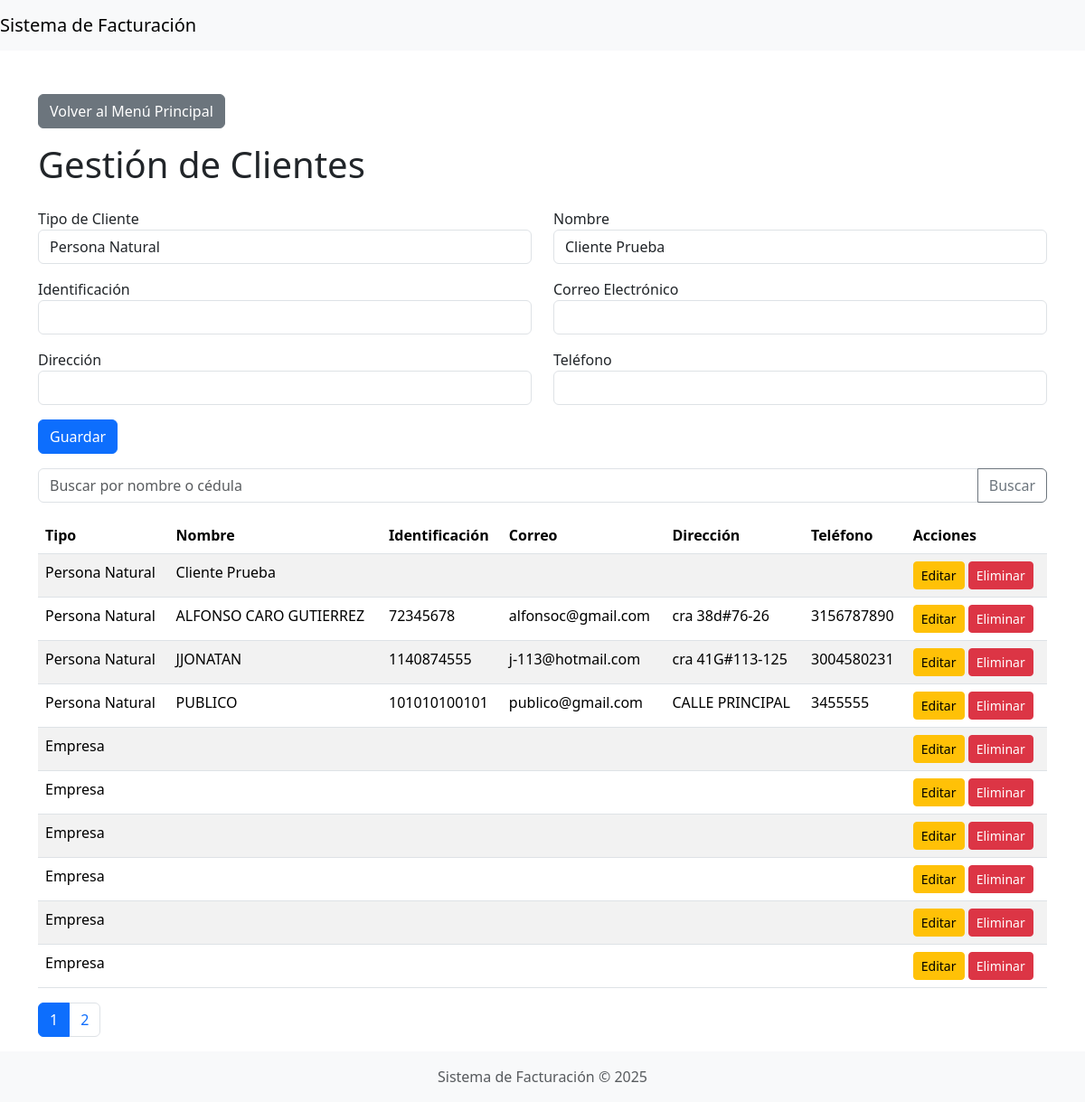
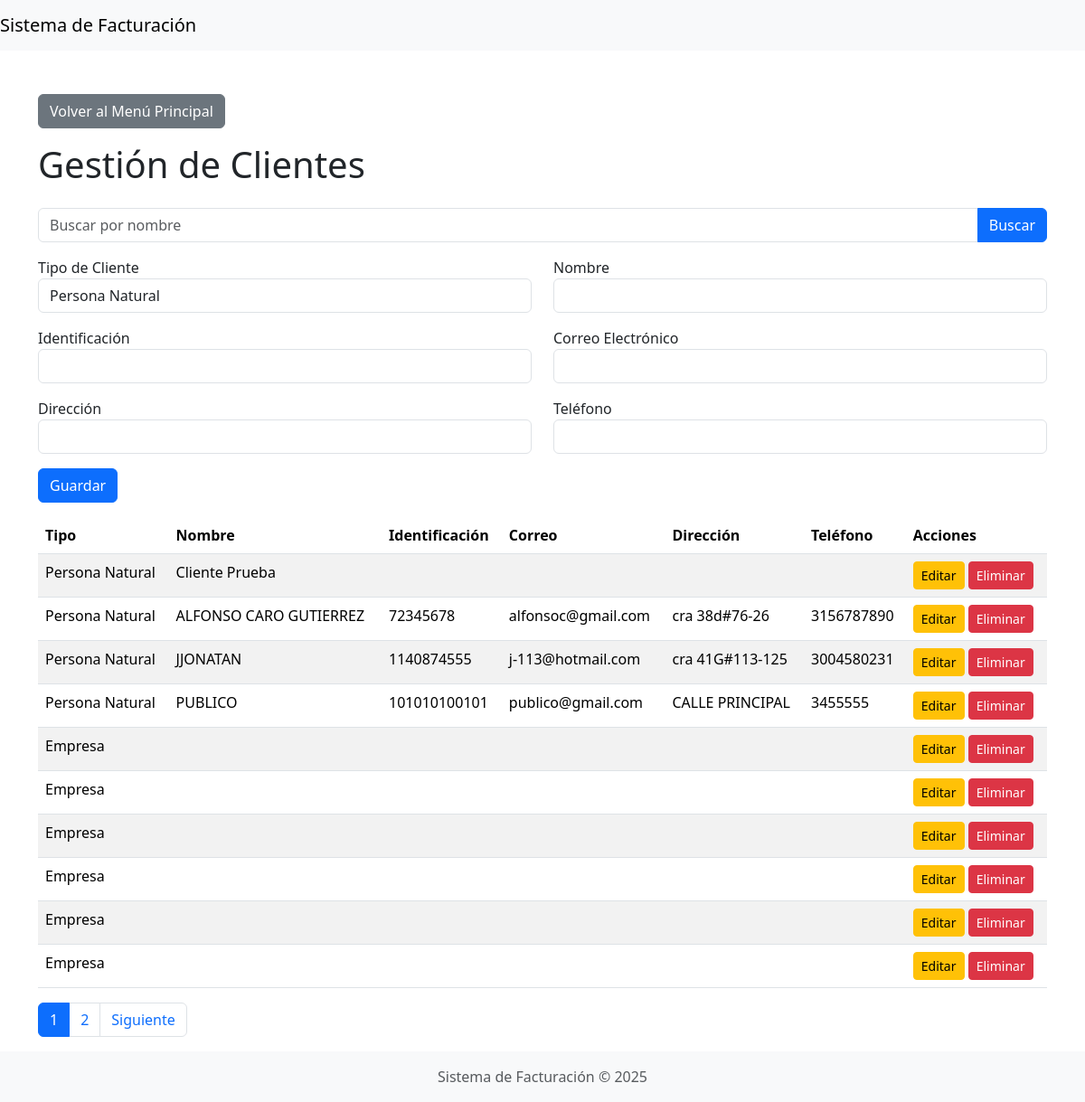
The page /clientes/clientes_paginacion.php?editar=1 on the database its author committed (2 pictures, top to bottom).
### tables this page shows
CREATE TABLE `clientes` (
  `id` int(11) NOT NULL AUTO_INCREMENT,
  `tipo` enum('natural','empresa') NOT NULL,
  `nombre` varchar(255) NOT NULL,
  `identificacion` varchar(50) NOT NULL,
  `correo` varchar(100) DEFAULT NULL,
  `direccion` varchar(255) DEFAULT NULL,
  `telefono` varchar(50) DEFAULT NULL,
  PRIMARY KEY (`id`)
);

### db.php (called while the page is built, shortened)
<?php
if (!class_exists('Database')) {
    class Database
    {
        private $conn;
        public function __construct()
        {
            $this->conn = new mysqli(DB_HOST, DB_USER, DB_PASS, DB_NAME);
        }
        public function query($sql)
        {
            return $this->conn->query($sql);
        }
    }
}

### clientes/clientes_paginacion.php (the view, shortened to what this page needs)
<?php
include 'clientes.php';
$pagina = isset($_GET['pagina']) ? (int)$_GET['pagina'] : 1;
$porPagina = 10;
$busqueda = isset($_GET['busqueda']) ? $_GET['busqueda'] : '';
$sql = "SELECT * FROM clientes";
$sql .= " LIMIT " . ($pagina - 1) * $porPagina . ", $porPagina";
$clientes = $db->query($sql);
$totalRegistros = $db->query("SELECT COUNT(*) as total FROM clientes" . (!empty($busqueda) ? " WHERE nombre LIKE '%$busqueda%'" : ""))->fetch_assoc()['total'];
$totalPaginas = ceil($totalRegistros / $porPagina);
?>
<?php include '../includes/header.php'; ?>
<div class="container mt-5">
    <a href="../index.php" class="btn btn-secondary mb-3">Volver al Menú Principal</a>
    <h1 class="mb-4">Gestión de Clientes</h1>
    <form method="GET" class="mb-3">
        <div class="input-group">
            <input type="text" name="busqueda" class="form-control" placeholder="Buscar por nombre" value="<?php echo $busqueda; ?>">
            <button type="submit" class="btn btn-primary">Buscar</button>
        </div>
    </form>
    <form method="POST" class="mb-3">
        <div class="row">
            <div class="col-md-6">
                <div class="form-group">
                    <label>Tipo de Cliente</label>
                    <select name="tipo" class="form-control" required>
                        <option value="natural">Persona Natural</option>
                    </select>
                </div>
            </div>
            <div class="col-md-6">
                <div class="form-group">
                    <label>Nombre</label>
                    <input type="text" name="nombre" class="form-control" required>
                </div>
            </div>
        </div>
        <div class="row mt-3">
            <div class="col-md-6">
                <div class="form-group">
                    <label>Identificación</label>
                    <input type="text" name="identificacion" class="form-control" required>
                </div>
            </div>
            <div class="col-md-6">
                <div class="form-group">
                    <label>Correo Electrónico</label>
                    <input type="email" name="correo" class="form-control">
                </div>
            </div>
        </div>
        <div class="row mt-3">
            <div class="col-md-6">
                <div class="form-group">
                    <label>Dirección</label>
                    <input type="text" name="direccion" class="form-control">
                </div>
            </div>
            <div class="col-md-6">
                <div class="form-group">
                    <label>Teléfono</label>
                    <input type="text" name="telefono" class="form-control">
                </div>
            </div>
        </div>
        <button type="submit" class="btn btn-primary mt-3">Guardar</button>
    </form>
    <table class="table table-striped">
        <thead>
            <tr>
                <th>Tipo</th>
                <th>Nombre</th>
                <th>Identificación</th>
                <th>Correo</th>
                <th>Dirección</th>
                <th>Teléfono</th>
                <th>Acciones</th>
            </tr>
        </thead>
        <tbody>
            <?php while ($cliente = $clientes->fetch_assoc()): ?>
                <tr>
                    <td><?php echo $cliente['tipo'] == 'natural' ? 'Persona Natural' : 'Empresa'; ?></td>
                    <td><?php echo $cliente['nombre']; ?></td>
                    <td><?php echo $cliente['identificacion']; ?></td>
                    <td><?php echo $cliente['correo']; ?></td>
                    <td><?php echo $cliente['direccion']; ?></td>
                    <td><?php echo $cliente['telefono']; ?></td>
                    <td>
                        <a href="?editar=<?php echo $cliente['id']; ?>" class="btn btn-warning btn-sm">Editar</a>
                        <a href="?eliminar=<?php echo $cliente['id']; ?>" class="btn btn-danger btn-sm" onclick="return confirm('¿Estás seguro de eliminar este registro?')">Eliminar</a>
                    </td>
                </tr>
            <?php endwhile; ?>
        </tbody>
    </table>
    <nav aria-label="Page navigation example">
        <ul class="pagination">
            <?php for ($i = 1; $i <= $totalPaginas; $i++): ?>
                <li class="page-item <?php echo ($pagina == $i) ? 'active' : ''; ?>"><a class="page-link" href="?pagina=<?php echo $i; ?>&busqueda=<?php echo $busqueda; ?>"><?php echo $i; ?></a></li>
            <?php endfor; ?>
            <?php if ($pagina < $totalPaginas): ?>
                <li class="page-item"><a class="page-link" href="?pagina=<?php echo $pagina + 1; ?>&busqueda=<?php echo $busqueda; ?>">Siguiente</a></li>
            <?php endif; ?>
        </ul>
    </nav>
</div>
<?php include '../includes/footer.php'; ?>

### clientes/clientes.php (shortened to what this page needs)
<?php
include '../db.php';
$db = new Database();
$search = $_GET['search'] ?? '';
$limit = 10;
$page = isset($_GET['page']) ? (int)$_GET['page'] : 1;
$offset = ($page - 1) * $limit;
$sql = "SELECT * FROM clientes";
$sql .= " LIMIT $limit OFFSET $offset";
$clientes_result = $db->query($sql);
$clientes = [];
while ($cliente = $clientes_result->fetch_assoc()) {
    $clientes[] = $cliente;
}
$total_sql = "SELECT COUNT(*) as total FROM clientes";
$total_result = $db->query($total_sql);
$total_row = $total_result->fetch_assoc();
$total = $total_row['total'];
$total_pages = ceil($total / $limit);
$cliente_editar = null;
if (isset($_GET['editar'])) {
    $id_editar = $_GET['editar'];
    $result = $db->query("SELECT * FROM clientes WHERE id = $id_editar");
    $cliente_editar = $result->fetch_assoc();
}
?>
<?php include '../includes/header.php'; ?>
<div class="container mt-5">
    <a href="../index.php" class="btn btn-secondary mb-3">Volver al Menú Principal</a>
    <h1 class="mb-4">Gestión de Clientes</h1>
    <form method="POST" class="mb-3">
        <div class="row">
            <div class="col-md-6">
                <div class="form-group">
                    <label>Tipo de Cliente</label>
                    <select name="tipo" class="form-control" required>
                        <option value="natural" <?php echo ($cliente_editar['tipo'] ?? '') == 'natural' ? 'selected' : ''; ?>>Persona Natural</option>
                    </select>
                </div>
            </div>
            <div class="col-md-6">
                <div class="form-group">
                    <label>Nombre</label>
                    <input type="text" name="nombre" class="form-control" value="<?php echo $cliente_editar['nombre'] ?? ''; ?>" required>
                </div>
            </div>
        </div>
        <div class="row mt-3">
            <div class="col-md-6">
                <div class="form-group">
                    <label>Identificación</label>
                    <input type="text" name="identificacion" class="form-control" value="<?php echo $cliente_editar['identificacion'] ?? ''; ?>" required>
                </div>
            </div>
            <div class="col-md-6">
                <div class="form-group">
                    <label>Correo Electrónico</label>
                    <input type="email" name="correo" class="form-control" value="<?php echo $cliente_editar['correo'] ?? ''; ?>">
                </div>
            </div>
        </div>
        <div class="row mt-3">
            <div class="col-md-6">
                <div class="form-group">
                    <label>Dirección</label>
                    <input type="text" name="direccion" class="form-control" value="<?php echo $cliente_editar['direccion'] ?? ''; ?>">
                </div>
            </div>
            <div class="col-md-6">
                <div class="form-group">
                    <label>Teléfono</label>
                    <input type="text" name="telefono" class="form-control" value="<?php echo $cliente_editar['telefono'] ?? ''; ?>">
                </div>
            </div>
        </div>
        <button type="submit" class="btn btn-primary mt-3">Guardar</button>
    </form>
    <form method="GET" class="mb-3">
        <div class="input-group">
            <input type="text" name="search" class="form-control" placeholder="Buscar por nombre o cédula" value="<?php echo $search; ?>">
            <button type="submit" class="btn btn-outline-secondary">Buscar</button>
        </div>
    </form>
    <table class="table table-striped">
        <thead>
            <tr>
                <th>Tipo</th>
                <th>Nombre</th>
                <th>Identificación</th>
                <th>Correo</th>
                <th>Dirección</th>
                <th>Teléfono</th>
                <th>Acciones</th>
            </tr>
        </thead>
        <tbody>
            <?php foreach ($clientes as $cliente): ?>
                <tr>
                    <td><?php echo $cliente['tipo'] == 'natural' ? 'Persona Natural' : 'Empresa'; ?></td>
                    <td><?php echo $cliente['nombre']; ?></td>
                    <td><?php echo $cliente['identificacion']; ?></td>
                    <td><?php echo $cliente['correo']; ?></td>
                    <td><?php echo $cliente['direccion']; ?></td>
                    <td><?php echo $cliente['telefono']; ?></td>
                    <td>
                        <a href="?editar=<?php echo $cliente['id']; ?>" class="btn btn-warning btn-sm">Editar</a>
                        <a href="?eliminar=<?php echo $cliente['id']; ?>" class="btn btn-danger btn-sm">Eliminar</a>
                    </td>
                </tr>
            <?php endforeach; ?>
        </tbody>
    </table>
    <nav aria-label="Page navigation">
        <ul class="pagination">
            <?php for ($i = 1; $i <= $total_pages; $i++): ?>
                <li class="page-item <?php echo $i == $page ? 'active' : ''; ?>">
                    <a class="page-link" href="?page=<?php echo $i; ?>&search=<?php echo $search; ?>"><?php echo $i; ?></a>
                </li>
            <?php endfor; ?>
        </ul>
    </nav>
</div>
<?php include '../includes/footer.php'; ?>

### rows shown on the page
clientes: tipo "Persona Natural", nombre "Cliente Prueba"
clientes: tipo "Persona Natural", nombre "ALFONSO CARO GUTIERREZ", identificacion "72345678", correo "alfonsoc@gmail.com", direccion "cra 38d#76-26", telefono "3156787890"
clientes: tipo "Persona Natural", nombre "JJONATAN", identificacion "1140874555", correo "j-113@hotmail.com", direccion "cra 41G#113-125", telefono "3004580231"
clientes: tipo "Persona Natural", nombre "PUBLICO", identificacion "101010100101", correo "publico@gmail.com", direccion "CALLE PRINCIPAL", telefono "3455555"
clientes: tipo "Empresa"
clientes: tipo "Empresa"
clientes: tipo "Empresa"
clientes: tipo "Empresa"
clientes: tipo "Empresa"
clientes: tipo "Empresa"
